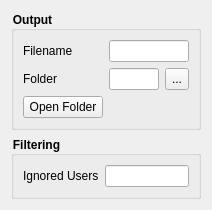
<?xml version="1.0" encoding="UTF-8"?>
<ui version="4.0">
 <class>ChatStore</class>
 <widget class="QWidget" name="ChatStore">
  <property name="geometry">
   <rect>
    <x>0</x>
    <y>0</y>
    <width>212</width>
    <height>195</height>
   </rect>
  </property>
  <layout class="QVBoxLayout" name="verticalLayout">
   <item>
    <layout class="QVBoxLayout" name="verticalLayout_2">
     <item>
      <widget class="QGroupBox" name="groupBox">
       <property name="styleSheet">
        <string notr="true">QGroupBox { font-weight: bold; }</string>
       </property>
       <property name="title">
        <string>Output</string>
       </property>
       <layout class="QFormLayout" name="formLayout">
        <item row="0" column="0">
         <widget class="QLabel" name="filename_label">
          <property name="text">
           <string>Filename</string>
          </property>
         </widget>
        </item>
        <item row="0" column="1">
         <widget class="QLineEdit" name="filename_line_edit"/>
        </item>
        <item row="1" column="0">
         <widget class="QLabel" name="filedir_label">
          <property name="text">
           <string>Folder</string>
          </property>
         </widget>
        </item>
        <item row="1" column="1">
         <layout class="QHBoxLayout" name="horizontalLayout">
          <item>
           <widget class="QLineEdit" name="filedir_line_edit">
            <property name="enabled">
             <bool>true</bool>
            </property>
            <property name="readOnly">
             <bool>true</bool>
            </property>
           </widget>
          </item>
          <item>
           <widget class="QToolButton" name="select_folder_button">
            <property name="sizePolicy">
             <sizepolicy hsizetype="Fixed" vsizetype="Preferred">
              <horstretch>0</horstretch>
              <verstretch>0</verstretch>
             </sizepolicy>
            </property>
            <property name="text">
             <string notr="true">...</string>
            </property>
            <property name="toolButtonStyle">
             <enum>Qt::ToolButtonIconOnly</enum>
            </property>
           </widget>
          </item>
         </layout>
        </item>
        <item row="2" column="0">
         <widget class="QPushButton" name="open_folder_button">
          <property name="text">
           <string>Open Folder</string>
          </property>
         </widget>
        </item>
       </layout>
      </widget>
     </item>
     <item>
      <widget class="QGroupBox" name="groupBox_2">
       <property name="styleSheet">
        <string notr="true">QGroupBox { font-weight: bold; }</string>
       </property>
       <property name="title">
        <string>Filtering</string>
       </property>
       <layout class="QFormLayout" name="formLayout_3">
        <item row="0" column="0">
         <widget class="QLabel" name="ignored_users_label">
          <property name="text">
           <string>Ignored Users</string>
          </property>
         </widget>
        </item>
        <item row="0" column="1">
         <widget class="QLineEdit" name="ignored_users_line_edit">
          <property name="text">
           <string/>
          </property>
         </widget>
        </item>
       </layout>
      </widget>
     </item>
    </layout>
   </item>
   <item>
    <spacer name="verticalSpacer">
     <property name="orientation">
      <enum>Qt::Vertical</enum>
     </property>
     <property name="sizeHint" stdset="0">
      <size>
       <width>20</width>
       <height>0</height>
      </size>
     </property>
    </spacer>
   </item>
  </layout>
 </widget>
 <resources/>
 <connections/>
</ui>
